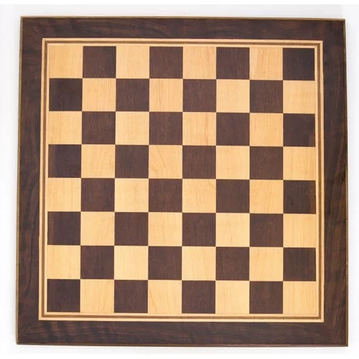
#> input picture Python Scripts/Aula 14/xadrez.png, 359 x 359 px, shrunk from 500 x 500 before the run
$ jupyter execute arquivo1.ipynb   (shell and % lines are left out)
#> lines starting #> are read from the running program, lines starting #| are printed output that depends on the picture
[cell 1]
import cv2
import numpy as np
import matplotlib.pyplot as plt

[cell 2]
xadrez = cv2.imread("xadrez.png")
#> xadrez is the input picture: shape (359, 359, 3); mean B, G, R 118.2, 140.9, 169.6
xadrez = cv2.cvtColor(xadrez, cv2.COLOR_BGR2RGB)
cinza_xadrez = cv2.cvtColor(xadrez, cv2.COLOR_RGB2GRAY)
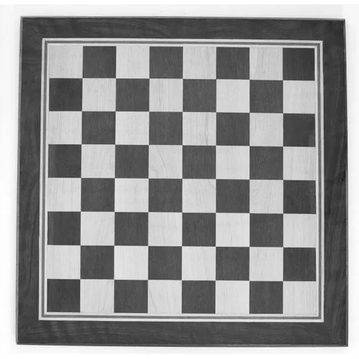
#> cinza_xadrez: shape (359, 359); min 27, max 255, mean 146.9
plt.imshow(xadrez)
# plt.imshow(cinza_xadrez, cmap = "gray")
plt.show()

[cell 3]
bordas = cv2.goodFeaturesToTrack(cinza_xadrez, 48, 0.01, 10)
#> bordas = 48 rows, first 8: [79, 244], [347, 345], [80, 145], [113, 246], [114, 112], [282, 280], [147, 211], [147, 246]

[cell 4]
bordas = np.intp(bordas)

[cell 5]
copia_xadrez = xadrez.copy()
for i in bordas:
    x, y = i.ravel()

    cv2.circle(copia_xadrez, (x, y), 3, (0, 255, 0), -1)
#> this loop made 48 passes
#> (x, y) on passes 1 to 12: (79, 244), (347, 345), (80, 145), (113, 246), (114, 112), (282, 280), (147, 211), (147, 246), (115, 178), (216, 247), (182, 245), (248, 178)
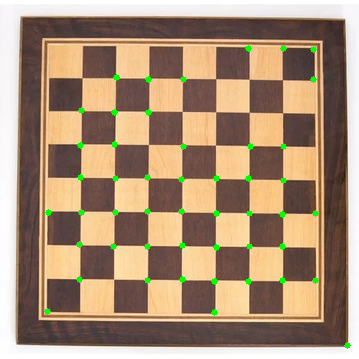
#> copia_xadrez: shape (359, 359, 3); mean R, G, B 167.7, 142.1, 117

plt.imshow(copia_xadrez)
plt.show()

[cell 6]
xadrez_real = cv2.imread("xadrez_real.png")
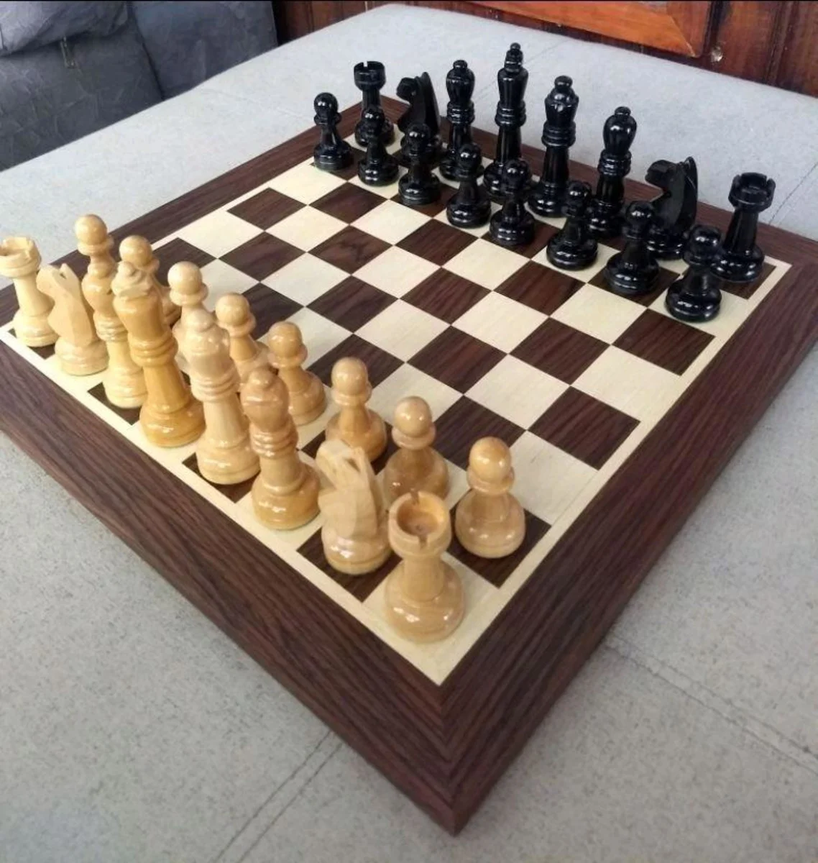
#> input picture Python Scripts/Aula 14/xadrez_real.png, 818 x 863 px, shrunk from 1138 x 1200 before the run
#> xadrez_real is the input picture: shape (863, 818, 3); mean B, G, R 116.6, 126.3, 138.9
xadrez_real = cv2.cvtColor(xadrez_real, cv2.COLOR_BGR2RGB)
cinza_xadrez_real = cv2.cvtColor(xadrez_real, cv2.COLOR_RGB2GRAY)
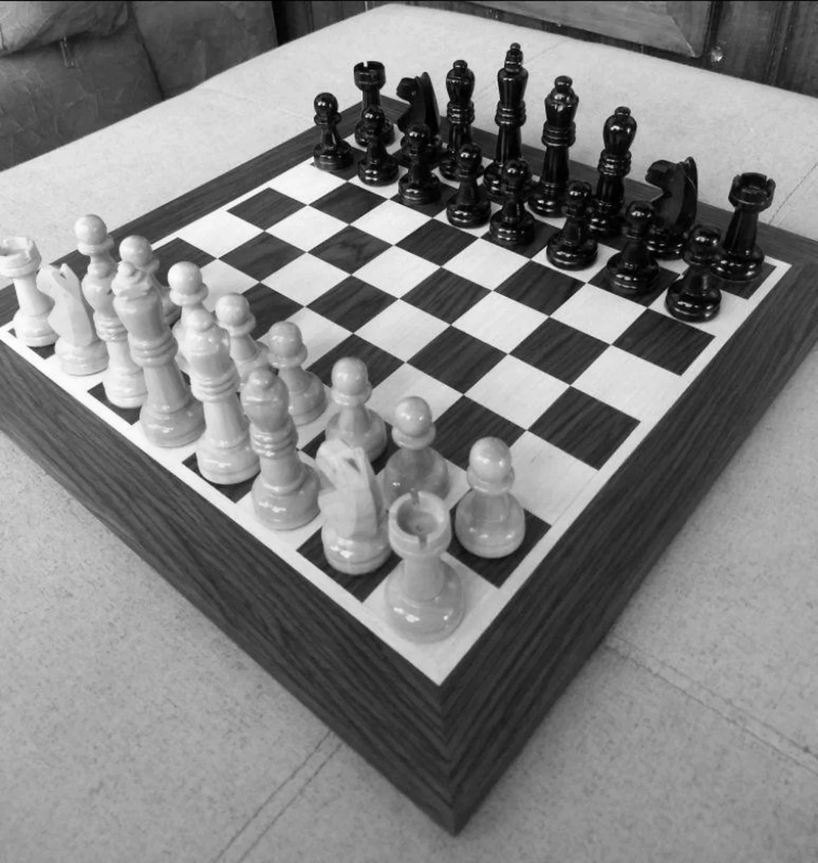
#> cinza_xadrez_real: shape (863, 818); min 0, max 255, mean 128.9
plt.imshow(xadrez_real)
plt.imshow(cinza_xadrez_real, cmap = "gray")
plt.show()

[cell 7]
bordas = cv2.goodFeaturesToTrack(cinza_xadrez_real, 100, 0.01, 10)
#> bordas = 100 rows, first 8: [461, 155], [319, 104], [571, 193], [538, 201], [508, 171], [410, 134], [365, 65], [374, 172]

[cell 8]
bordas = np.intp(bordas)

[cell 9]
copia_xadrez_real = xadrez_real.copy()
for i in bordas:
    x, y = i.ravel()

    cv2.circle(copia_xadrez_real, (x, y), 7, (0, 255, 0), -1)
#> this loop made 100 passes
#> (x, y) on passes 1 to 12: (461, 155), (319, 104), (571, 193), (538, 201), (508, 171), (410, 134), (365, 65), (374, 172), (312, 157), (618, 128), (366, 116), (677, 252)
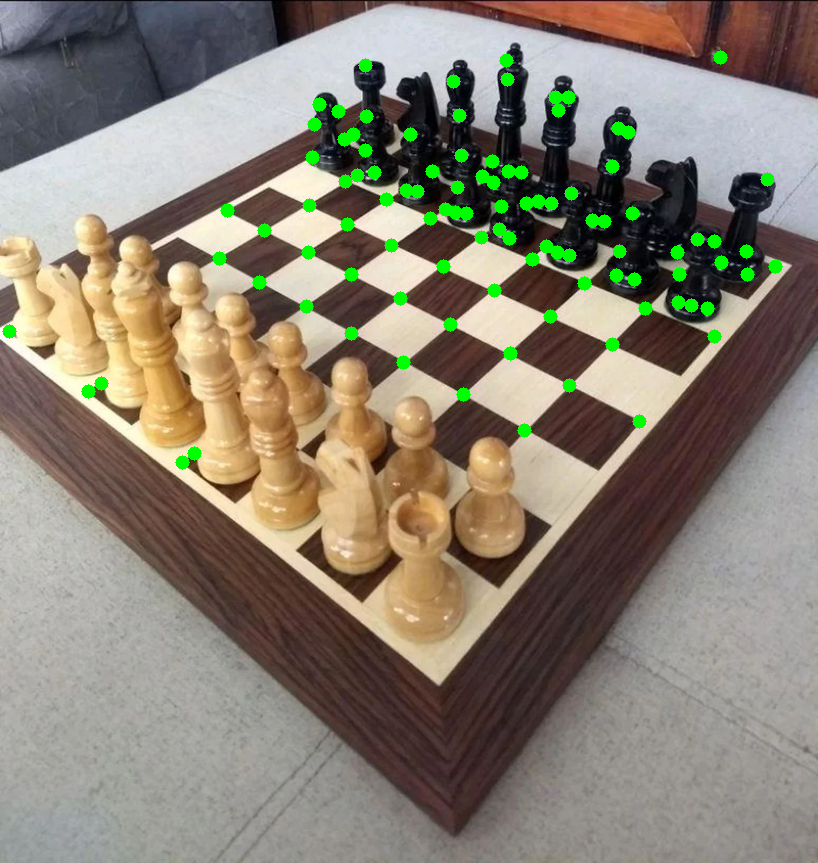
#> copia_xadrez_real: shape (863, 818, 3); mean R, G, B 136.8, 129.7, 114.8

plt.imshow(copia_xadrez_real)
plt.show()
